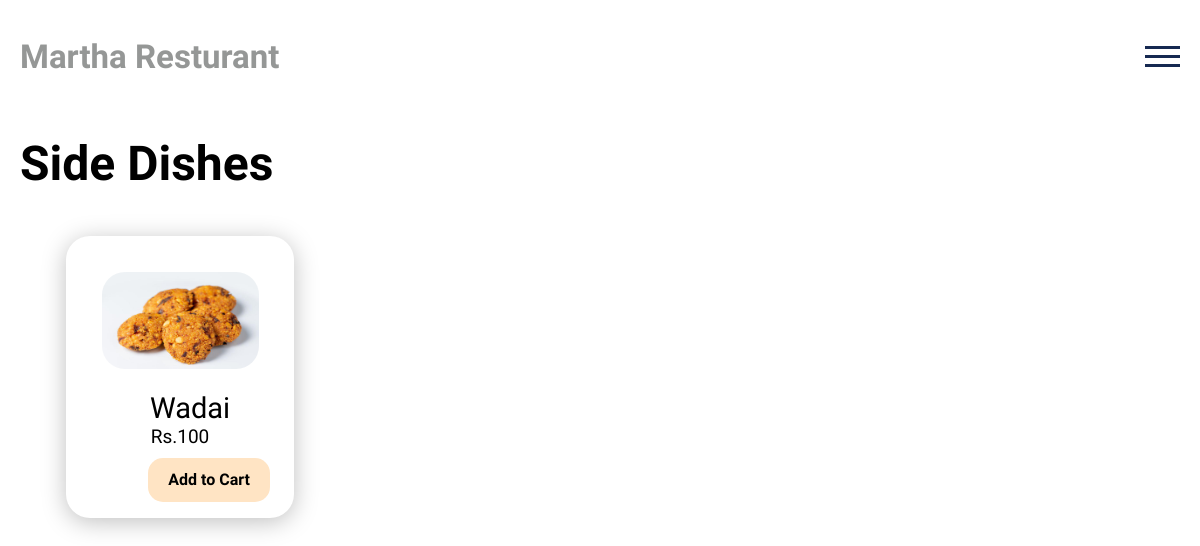
Screenshot of /side-dishes/ with the database file from the repository.
### foods/models.py (models this page shows, shortened)
class Sidedish(models.Model):
    name = models.CharField(max_length=250)
    slug = models.SlugField(max_length=100, blank=True)
    price = models.CharField(max_length=250)
    image = models.ImageField(
        upload_to='sidedish/', null=True, blank=True)
    is_active = models.BooleanField(default=True)

### main/views.py (the view)
# urls.py: path('side-dishes/', views.sidedishes, name="sidedishes"),
def sidedishes(request):
    sidedishes = Sidedish.objects.filter(is_active=True)
    context = {
        'sidedishes': sidedishes,
    }
    return render(request, 'main/sidedishes.html', context=context)

### main/templates/main/sidedishes.html
{% extends "main/base.html" %}
{% load static %}
{% block content %}
<div class="home_landing">
    <h1>Side Dishes</h1>
    <div class="maindishes_cards">
        {% for sidedish in sidedishes %}
        <div class="sidedish">
            <img src="{{sidedish.image.url}}" class="sidedishimage">
            <center>
            <h1>{{sidedish.name}}</h1>
            <h2>Rs.{{sidedish.price}}</h2></center>
            <div class="left">
                <a href="{% url 'add_cart' food_type='sidedish' food_id=sidedish.id %}" style="text-decoration:none; color: black;">
                <div class="button">
                    <h4>Add to Cart</h4>
                </div></a>
            </div>
        </div>
        {% endfor %}
    </div>
</div>
{% endblock content %}

### main/static/main/css/base.css (style rules this page uses)
body { font-family: 'Inika', serif; font-weight: 400; margin: 0; }
.home_landing h1 { margin-left: 20px; font-weight: 700; font-size: calc(30px + 1.5vw); line-height: 40px; }
.maindishes_cards { display: flex; flex-wrap: wrap; }
.sidedish { margin: 66px; margin-top: 20px !important; width: 228px; min-height: 237px; align-items: center; background: #FFFFFF; box-shadow: 0px 4px 25px rgba(0, 0, 0, 0.25); border-radius: 24px; }
.sidedish img { margin: 36px; margin-bottom: 10px !important; width: 157px; height: 97px; border-radius: 23px; }
.sidedish h1 { line-height: 10px; font-weight: 400; font-size: 29px; }
.sidedish h2 { font-weight: 400; line-height: 10px; font-size: 19px; }
.sidedish .left { float: right; margin-right: 1.5rem; }
.sidedish .left .button { background-color: bisque; padding: 1px 20px; width: fit-content; border-radius: 15px; margin-bottom: 1rem; }
.sidedish .left .button h4 { line-height: 0px; }

### rows the page displays
Sidedish: image (picture), name "Wadai", price "100"
